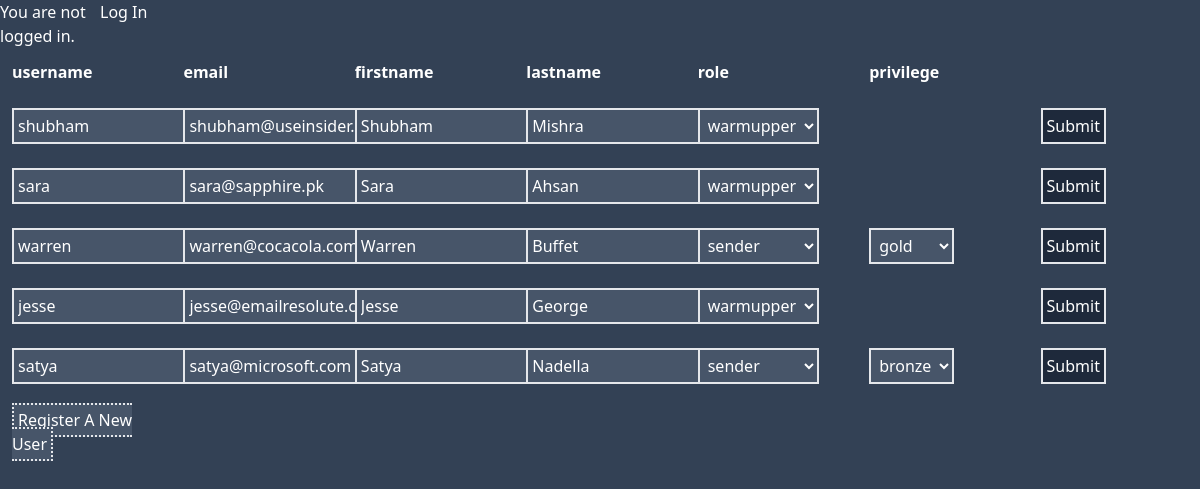
The app's page /manage-some-users/ with its own data.
### users/models.py (models this page shows, shortened)
class CustomUser(AbstractUser):
    ROLE_CHOICES = (
        ('warmupper', 'warmupper'),
        ('manager', 'manager'),
        ('admin', 'admin'),
        ('sender', 'sender'),
        ('director', 'director'),
    )
    role = models.CharField(max_length=20, choices=ROLE_CHOICES)
    PRIVILEGE_CHOICES = (
        (1, 'bronze'),
        (2, 'silver'),
        (3, 'gold'),
    )
    privilege = models.SmallIntegerField(choices=PRIVILEGE_CHOICES, null=True, blank=True)

### managers/views.py (the view)
# urls.py: path('manage-some-users/', ManageSomeUsersView.as_view(), name='m-manage-some-users'),
class ManageSomeUsersView(ListView):
    template_name = 'managers/manage-some-users.html'
    model = CustomUser
    def get_context_data(self, **kwargs):
        context = super().get_context_data(**kwargs)
        user_forms = []
        warmuppers_or_senders = CustomUser.objects.filter(Q(role="warmupper") | Q(role="sender"))
        for user in warmuppers_or_senders:
            user_form = ManageSomeUsersForm(instance=user)
            user_forms.append(user_form)
        context['user_forms'] = user_forms
        return context
    def get(self,request, *args, **kwargs):
        userid = request.GET.get('m2-userid')
        username = request.GET.get('m2-username')
        email = request.GET.get('m2-email')
        first_name = request.GET.get('m2-first_name')
        last_name = request.GET.get('m2-last_name')
        role = request.GET.get('m2-role')
        privilege = request.GET.get('m2-privilege')
        if userid:
            obj = CustomUser.objects.get(id=userid)
            obj.username = username
            obj.email = email
            obj.first_name = first_name
            obj.last_name = last_name
            obj.role = role
            if role == 'sender' and privilege:
                obj.privilege = privilege
            else:
                obj.privilege = None
            obj.save()
            return super().get(request, *args, **kwargs)
        else:
            return super().get(request, *args, **kwargs)

### managers/templatetags/manager_tags.py (called while the page is built)
@register.simple_tag
def add_attr(field, key, value):
    attrs = {}
    attrs[key] = value
    return field.as_widget(attrs=attrs)

### templates/managers/manage-some-users.html (shortened to what this page needs)
{% extends 'base.html' %}
{% load static %}
{% load manager_tags %}
{% block content %}
<form class="grid grid-cols-7 col-span-12" method="post">
    <div class="col-span-1 p-3 font-bold">username</div>
    <div class="col-span-1 p-3 font-bold">email</div>
    <div class="col-span-1 p-3 font-bold">firstname</div>
    <div class="col-span-1 p-3 font-bold">lastname</div>
    <div class="col-span-1 p-3 font-bold">role</div>
    <div class="col-span-1 p-3 font-bold">privilege</div>
    <div class="col-span-1 p-3 font-bold"></div>
    {% for user_form in user_forms %}
        {% for field in user_form %}
            {% if user_form.instance.role == "sender"%}
                <div class="col-span-1 p-3">{% add_attr field "data-user-id" user_form.instance.id %}</div>
            {% else %}
                {% if "id_privilege" in field.id_for_label %}
                    <div class="col-span-1 p-3 invisible" data-user-id="{{user_form.instance.id}}">{% add_attr field "data-user-id" user_form.instance.id %}</div>
                {% else %}
                    <div class="col-span-1 p-3">{% add_attr field "data-user-id" user_form.instance.id %}</div>
                {% endif %}
            {% endif %}
        {% endfor %}
        <div class="col-span-1 p-3"><button type="submit" class="someuserdatasubmitbutton p-1 border-2 bg-slate-800" data-user-id={{user_form.instance.id}}>Submit</button></div>
    {% endfor %}
</form>
<div class="grid grid-cols-7 col-span-12">
    <div class="col-span-1 p-3"><a href="{% url 'm-register-new-user' %}" class="border-dotted border-2 bg-slate-600 p-1">Register A New User</a>
</div>
{% endblock content %}

### records on screen
CustomUser: username "shubham" "shubham@useinsider.com" "Shubham" "Mishra" "warmupper"
CustomUser: username "sara" "sara@sapphire.pk" "Sara" "Ahsan" "warmupper"
CustomUser: username "warren" "warren@cocacola.com" "Warren" "Buffet" "sender" "gold"
CustomUser: username "jesse" "jesse@emailresolute.com" "Jesse" "George" "warmupper"
CustomUser: username "satya" "satya@microsoft.com" "Satya" "Nadella" "sender" "bronze"
